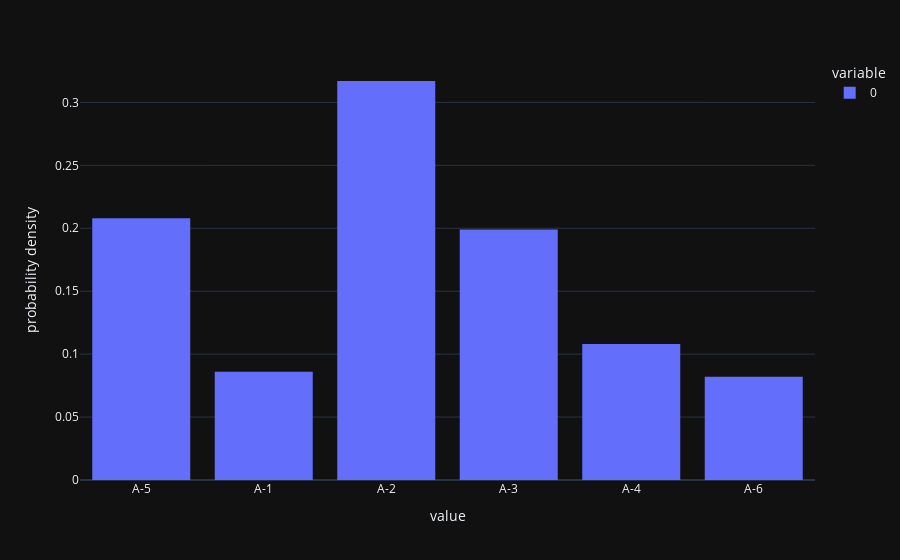

The notebook cell saved with this chart:
### Markdown cell above
## 1° Construction de nos objets

### Code cell
class walkerTable():
    def __init__(self, distribution : (float), distribution_values : tuple):
        """construction de la table de walker.
        Distribution est un tuple qui contient notre distribution de probablité.
        Distribution_values est un tuple qui contient les valeurs associées a notre distribution de probablité."""

        assert len(distribution) == len(distribution_values), "Tuples de tailles differentes. \n" + str(len(distribution)) + "x" + str(len(distribution_values)) #verification d'usage. Il doit y avoir autant de valeurs que le cardinal de notre distribution.
        self.distribution_values = distribution_values
        self.distribution = distribution
        self.n = len(self.distribution)
        #dictionnaire de distributions. 
        self.dt_01 = dict(zip([i for i in range(self.n)],
                             [
                                 [self.distribution_values[k],
                              self.distribution[k]] for k in range(self.n)]
                             )
                         )
        #dictionnaire des distributions compilées.
        self.dt_02 = dict(zip([i for i in range(self.n)],
                             [
                                 [] for k in range(self.n)]
                             )
                         )
        H = [] #Cela doit etre une liste temporaire. Liste des distribution superieures a la moyenne.
        L = [] #Cela doit etre une liste temporaire. Liste des distribution inferieures a la moyenne.
        for k in range(self.n):
            var = self.distribution[k]*self.n
            if var < 1:
                L.append(k)
            elif var > 1:
                H.append(k)
        #Listes H et L remplies.
        while (H != []) and (L != []):
            up = H[0] #indice de la premiere distribution superieure a la moyenne.
            low = L[0] #indice de la premiere distribution superieure a la moyenne.
            self.dt_01[up][1] = self.dt_01[up][1] - (1/self.n - self.dt_01[low][1])
            self.dt_02[low].append(self.dt_01[up][0]) #on rajoute la valeur de la distribution compilée
            self.dt_02[low].append((1/self.n - self.dt_01[low][1])) #on rajoute sa probabilité
            L.pop(0) #La sortie de low de la liste L est certaine, mais celle de up ne l'est pas.
            if (self.dt_01[up][1]*self.n < 1):
                L.append(up)
                H.pop(0)
            elif (self.dt_01[up][1]*self.n == 1):
                H.pop(0)
            pass
    def __repr__(self):
        return "[Table de Walker] : \n" + "|" + "|".join([elt[0] + " : " + str(elt[1] + 0.0000000001)[:4] for elt in self.dt_01.values()]) + "|" + "\n" + "|" + "|".join([self.dt_02[key][0] + " : " + str(self.dt_02[key][1] + 0.0000000001)[:4] if self.dt_02[key] != [] else " "*(7 + len(self.dt_01[key][0])) for key in self.dt_02.keys()]) + "|" 
    def __str__(self):
        return "[Table de Walker] : \n" + "|" + "|".join([elt[0] + " : " + str(elt[1] + 0.0000000001)[:4] for elt in self.dt_01.values()]) + "|" + "\n" + "|" + "|".join([self.dt_02[key][0] + " : " + str(self.dt_02[key][1] + 0.0000000001)[:4] if self.dt_02[key] != [] else " "*(7 + len(self.dt_01[key][0])) for key in self.dt_02.keys()]) + "|"
    def run(self):
        """Simulation de la distribution de probabilité a support fini"""
        U = rd.random() #Loi uniforme sur [0,1]
        var = int(U*self.n) #Partie entiere d'une loi uniforme sur [|0,n-1|]
        #Loi de bernoulli
        if (self.dt_02[var] == []) or ((U*self.n - var) <= self.dt_01[var][1]*self.n):
            return self.dt_01[var][0]
        else:
            return self.dt_02[var][0]
    def empiricLikelihood(self, n=1000):
        """Affiche l'histogramme de notre distribution pour n simmulation"""
        assert n != 0, "distribution non spécifiée"
        fig = px.histogram([self.run() for k in range(n)], histnorm='probability density', template="plotly_dark")
        fig.show()
test = walkerTable((0.1,0.3,0.2,0.1,0.2,0.1),("A-1","A-2","A-3","A-4","A-5","A-6"))
print(test)
test.empiricLikelihood()

### Figure 1 — Plotly figure (JSON) as saved in the notebook; plotly's stock layout.template omitted (floating-point values rounded to 4 significant figures; data arrays with more than 128 entries replaced by an {"elided": "..."} marker saying what was removed)
{"data": [{"bingroup": "x", "histnorm": "probability density", "hovertemplate": "variable=0<br>value=%{x}<br>probability density=%{y}<extra></extra>", "legendgroup": "0", "marker": {"color": "#636efa", "pattern": {"shape": ""}}, "name": "0", "orientation": "v", "showlegend": true, "type": "histogram", "x": {"elided": "1000 str values"}, "xaxis": "x", "yaxis": "y"}], "layout": {"barmode": "relative", "legend": {"title": {"text": "variable"}, "tracegroupgap": 0}, "margin": {"t": 60}, "xaxis": {"anchor": "y", "domain": [0, 1], "title": {"text": "value"}}, "yaxis": {"anchor": "x", "domain": [0, 1], "title": {"text": "probability density"}}}}
